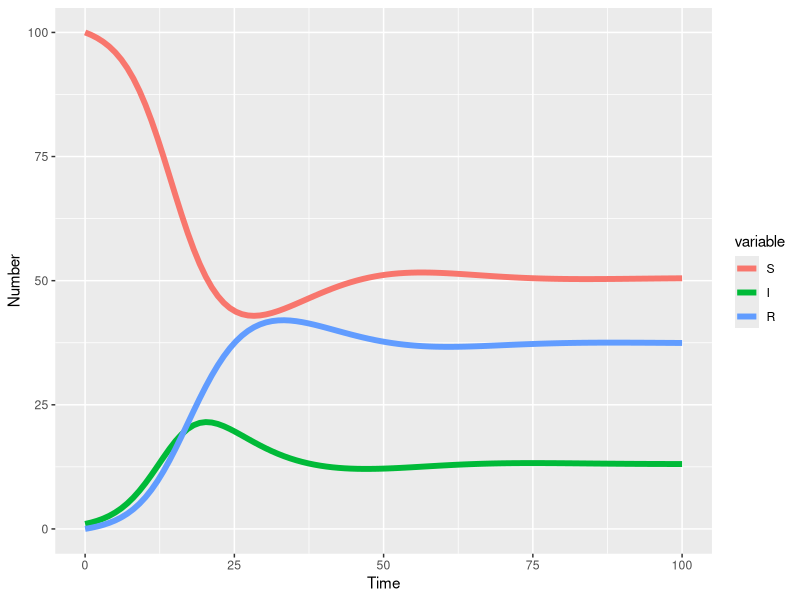

The R source for this figure:
# Session 4 Exercise

library(kableExtra)
library(deSolve)
library(reshape2)
library(ggplot2)

# A new respiratory pathogen has emerged. Here's what we know so far:
#   All individuals are susceptible and become infected by contact with an infected individual
#   People are infectious for a while and then become immune
#   Immunity eventually decays.
# We can partition our population of size N into susceptible (S), infected (I), and immune (R) people,
# the above-mentioned state variables, so N = S + I + R.

# Then, we write these as difference equations:
# In these equations,
#   lambda is the force (or rate) of infection per susceptible person. Which is: 
#       - contact rate, alpha = 5, multiplied by 
#       - probability of infection on contact with an infectious person beta = 0.1, multiplied by 
#       - the probability that a randomly encountered person is infectious I/N 
#   mu = 0.05 is the birth and death rate, maintaining constant population size 
#   omega = 0.02 is the rate at which immunity is lost 
#   sigma = 0.2 is the recovery rate 

# Define the model -------------------------------------------------------------

# Please define parameters -- THESE ARE THE MODEL PARAMETERS
parms <- c(alpha = 5,         # alpha = daily contacts
           beta = 0.1,        # beta = probability of infection on contact
           sigma = 0.2,       # sigma = rate of recovery per day
           mu = 0.05,         # mu =  per capita birth and death rate
           omega = 0.02)      # omega = rate of immune loss per day

# Please define the initial conditions --  THESE ARE THE CONDITIONS AT THE START OF THE SIMULATION
init <- c(S = 100,          # number initially susceptible
          I = 1,            # number initially infectious
          R = 0)            # number initially immune or "recovered"

# Please write the model equations dS, dI, and dR.  They are written as a function called sir_ode.  
sir_ode <- function(times,init,parms){
  with(as.list(c(parms,init)), {
    # ODEs
    dS <- mu*(S+I+R) + omega*R - alpha*beta*(I/(S+I+R))*S - mu*S 
    dI <- alpha*beta*(I/(S+I+R))*S - sigma*I - mu*I
    dR <- sigma*I  - omega*R - mu*R
    list(c(dS,dI,dR))
  })
}

# This creates the output from model equations.  
#If you want to run the model for longer, change the second term eg: seq(0,200,...)
times <- seq(0,100,length.out=100)
sir_out <- lsoda(init,times,sir_ode,parms)
sir_out_long <- melt(as.data.frame(sir_out),"time")

#Plotting the model output
ggplot(sir_out_long,aes(x=time,y=value,colour=variable,group=variable))+
  geom_line(lwd=2)+             #Add line
  xlab("Time")+ylab("Number")   #Add labels
